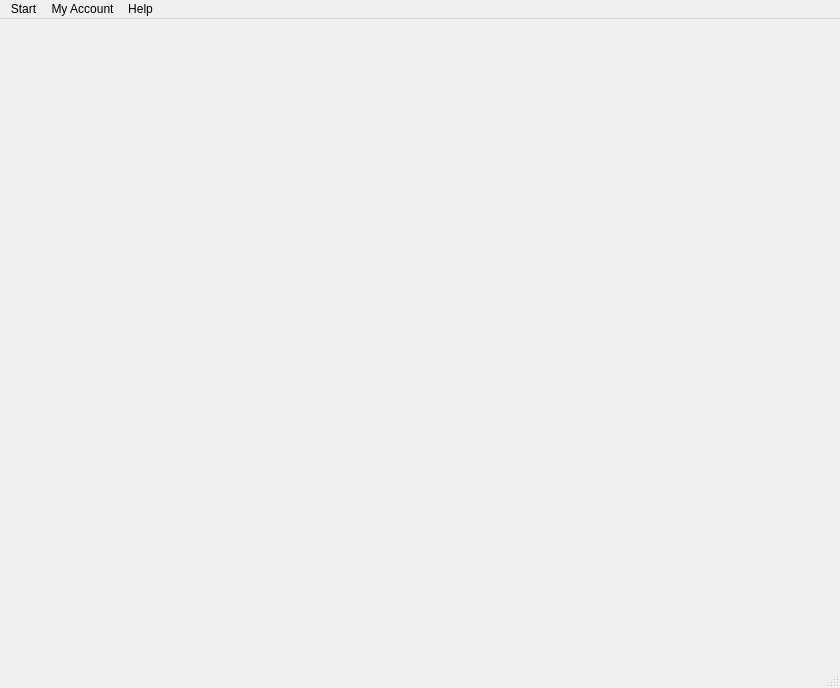
<?xml version="1.0" encoding="UTF-8"?>
<ui version="4.0">
 <class>student_portal</class>
 <widget class="QMainWindow" name="student_portal">
  <property name="geometry">
   <rect>
    <x>0</x>
    <y>0</y>
    <width>840</width>
    <height>688</height>
   </rect>
  </property>
  <property name="windowTitle">
   <string>Student Portal</string>
  </property>
  <widget class="QWidget" name="centralwidget"/>
  <widget class="QMenuBar" name="menubar">
   <property name="geometry">
    <rect>
     <x>0</x>
     <y>0</y>
     <width>840</width>
     <height>26</height>
    </rect>
   </property>
   <widget class="QMenu" name="menuFile">
    <property name="title">
     <string>Start</string>
    </property>
    <addaction name="actionRequest_Components"/>
    <addaction name="separator"/>
    <addaction name="actionSign_Out"/>
   </widget>
   <widget class="QMenu" name="menuMy_Account">
    <property name="title">
     <string>My Account</string>
    </property>
    <addaction name="actionView_Profile"/>
    <addaction name="separator"/>
    <addaction name="actionChange_Password"/>
    <addaction name="separator"/>
    <addaction name="actionComponent_History"/>
   </widget>
   <widget class="QMenu" name="menuHelp">
    <property name="title">
     <string>Help</string>
    </property>
    <addaction name="actionAbout"/>
   </widget>
   <addaction name="menuFile"/>
   <addaction name="menuMy_Account"/>
   <addaction name="menuHelp"/>
  </widget>
  <widget class="QStatusBar" name="statusbar"/>
  <action name="actionRequest_Components">
   <property name="text">
    <string>Request Components</string>
   </property>
   <property name="shortcut">
    <string>Ctrl+N</string>
   </property>
  </action>
  <action name="actionView_Profile">
   <property name="text">
    <string>View Profile</string>
   </property>
   <property name="shortcut">
    <string>Ctrl+P</string>
   </property>
  </action>
  <action name="actionChange_Password">
   <property name="text">
    <string>Change Password</string>
   </property>
  </action>
  <action name="actionComponent_History">
   <property name="text">
    <string>Borrowed Components</string>
   </property>
  </action>
  <action name="actionAbout">
   <property name="text">
    <string>About</string>
   </property>
   <property name="shortcut">
    <string>F1</string>
   </property>
  </action>
  <action name="actionSign_Out">
   <property name="text">
    <string>Sign Out</string>
   </property>
  </action>
 </widget>
 <resources>
  <include location="icons.qrc"/>
 </resources>
 <connections/>
</ui>
